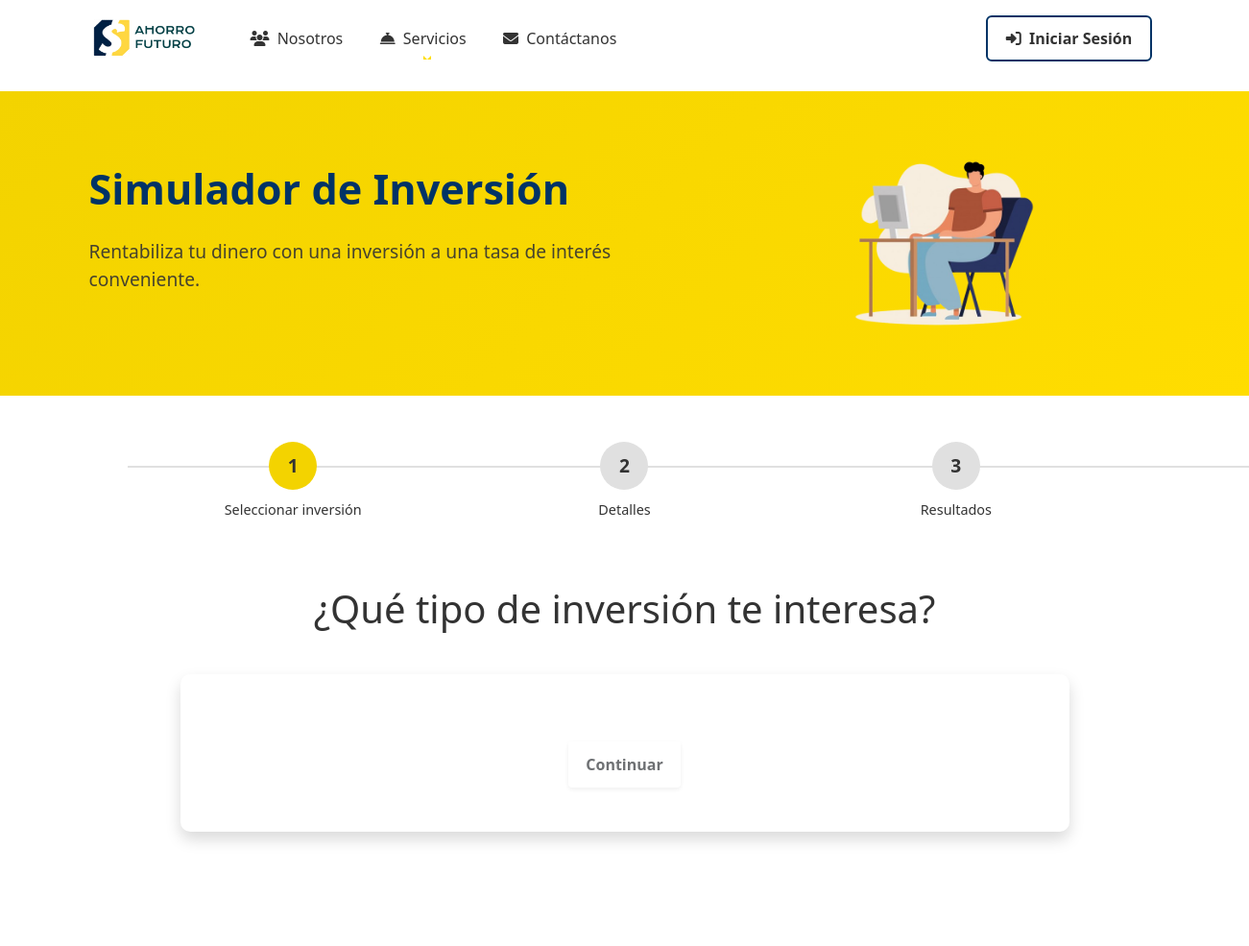
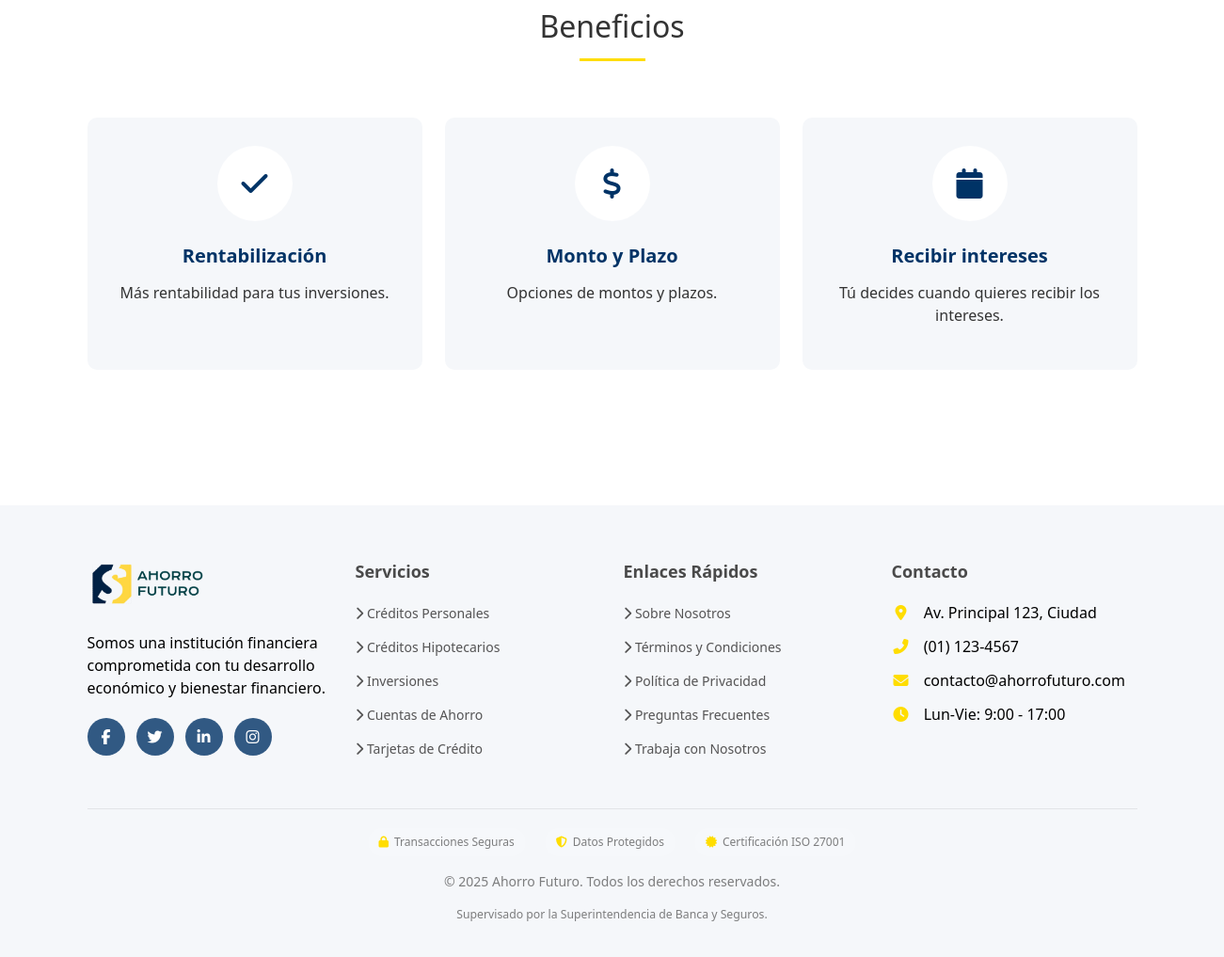
Page /inversiones/simulador-inversion/ on the earlier database version (2 pictures, top to bottom).
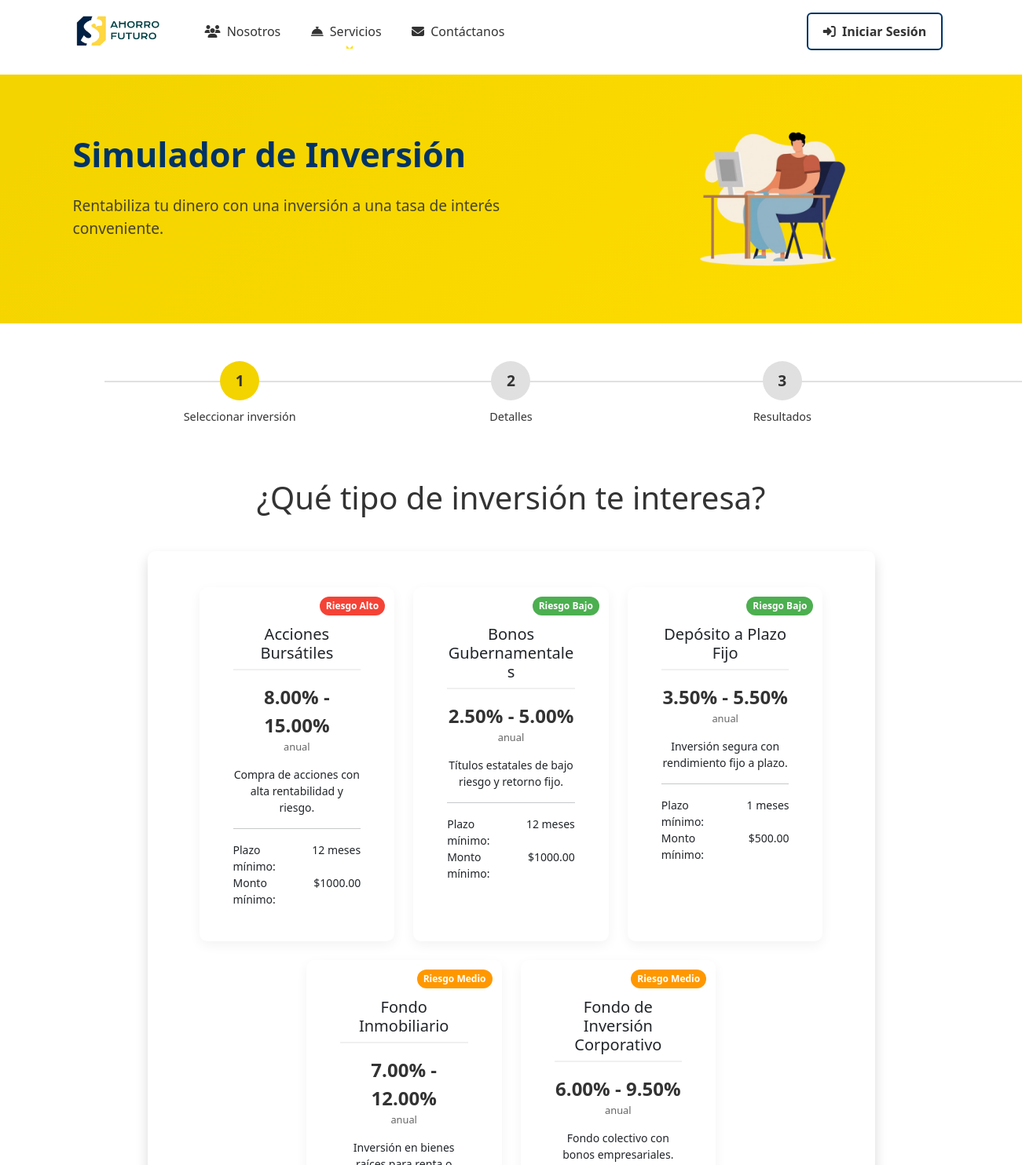
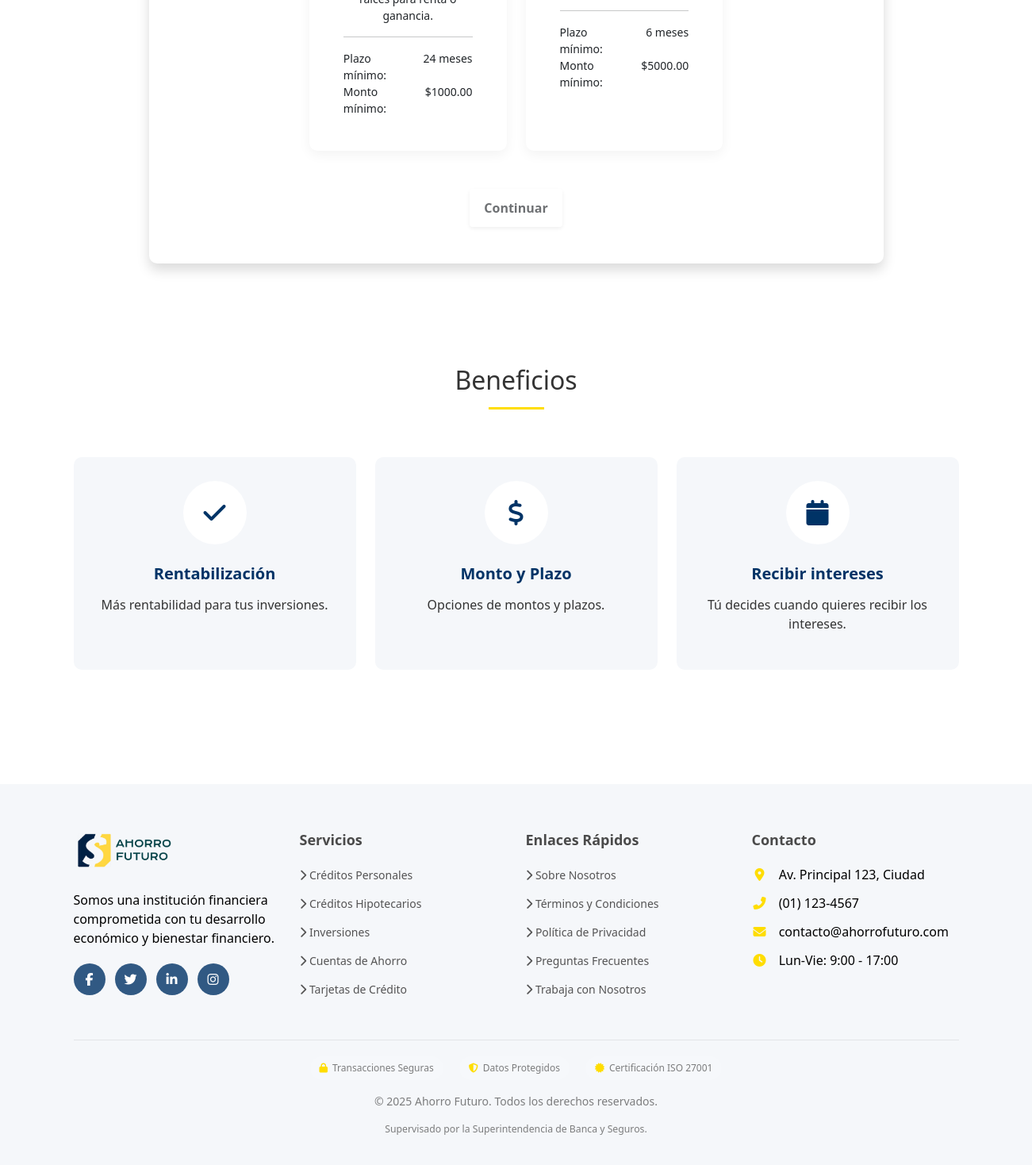
Same page on the later database version (2 pictures, top to bottom).
### apps/inversiones/models.py (models this page shows, shortened)
class TipoInversion(models.Model):
    nombre = models.CharField(max_length=100)
    descripcion = models.TextField()
    rentabilidad_anual_minima = models.DecimalField(max_digits=5, decimal_places=2)
    rentabilidad_anual_maxima = models.DecimalField(max_digits=5, decimal_places=2)
    plazo_minimo = models.IntegerField(help_text="Plazo mínimo en meses")
    plazo_maximo = models.IntegerField(help_text="Plazo máximo en meses")
    monto_minimo = models.DecimalField(max_digits=10, decimal_places=2)
    monto_maximo = models.DecimalField(max_digits=10, decimal_places=2)
    riesgo = models.CharField(max_length=20, choices=[
        ('BAJO', 'Bajo'),
        ('MEDIO', 'Medio'),
        ('ALTO', 'Alto')
    ])
    es_activo = models.BooleanField(default=True)
    fecha_creacion = models.DateTimeField(auto_now_add=True)
    class Meta:
        verbose_name = "Tipo de Inversión"
        verbose_name_plural = "Tipos de Inversión"

### apps/inversiones/views.py (the view)
# urls.py: path('simulador-inversion/', views.simulador_inversion, name='simulador_inversion'),
def simulador_inversion(request):
    tipos_inversion = TipoInversion.objects.filter(es_activo=True).order_by('nombre')
    form = SimuladorInversionForm()
    context = {
        'tipos_inversion': tipos_inversion,
        'form': form,
    }
    return render(request, 'inversiones/simulador_inversion.html', context)

### apps/inversiones/templates/inversiones/simulador_inversion.html (shortened to what this page needs)
{% extends 'base_page.html' %}
{% load static %}
{% load crispy_forms_tags %}
{% block extra_css %}
    <link rel="stylesheet" href="{% static 'styles/inversion.css' %}">
{% endblock %}
{% block content %}
<section class="simulador-section">
    <div class="container">
        <div class="row align-items-center">
            <div class="col-lg-7 simulador-content">
                <h1 class="simulador-title"><span style="color: var(--pichincha-blue);">Simulador de Inversión</span></h1>
                <p class="simulador-subtitle">Rentabiliza tu dinero con una inversión a una tasa de interés conveniente.</p>
            </div>
            <div class="col-lg-5 d-none d-lg-block">
                <div class="simulador_ilustracion">
                    <img src="{% static 'assets/img/Banners/simulador_banner.png' %}" alt="Ilustracion">
                </div>
            </div>
        </div>
    </div>
</section>
<div class="container my-5">
    <div class="stepper-wrapper mb-4" id="investment-stepper">
        <div class="stepper-item active" data-step="1">
            <span class="step-counter">1</span>
            <div class="step-name">Seleccionar inversión</div>
        </div>
        <div class="stepper-item" data-step="2">
            <span class="step-counter">2</span>
            <div class="step-name">Detalles</div>
        </div>
        <div class="stepper-item" data-step="3">
            <span class="step-counter">3</span>
            <div class="step-name">Resultados</div>
        </div>
    </div>
</div>
<div class="container my-5">
    <h1 class="text-center mb-4 detalle_credito-title">¿Qué tipo de inversión te interesa?</h1>
    <div class="row justify-content-center">
        <div class="col-md-10">
            <div class="card shadow">
                <div class="card-body">
                    <form id="formulario-simulador-inversion">
                        <div class="step-content active" id="step-1">
                            <div class="row justify-content-center">
                                {% for tipo in tipos_inversion %}
                                <div class="col-md-4 mb-4">
                                    <div class="card tipo-inversion-card" data-id="{{ tipo.id }}">
                                        <div class="card-body text-center">
                                            <div class="risk-indicator risk-{{ tipo.riesgo|lower }}">
                                                <span>Riesgo {{ tipo.riesgo|title }}</span>
                                            </div>
                                            <h5 class="card-title">{{ tipo.nombre }}</h5>
                                            <p class="rentabilidad">
                                                <span class="porcentaje">{{ tipo.rentabilidad_anual_minima }}% - {{ tipo.rentabilidad_anual_maxima }}%</span>
                                                <span class="periodo">anual</span>
                                            </p>
                                            <p class="card-text small">{{ tipo.descripcion|truncatechars:100 }}</p>
                                            <hr>
                                            <div class="caracteristicas small">
                                                <div class="row">
                                                    <div class="col-6 text-start">Plazo mínimo:</div>
                                                    <div class="col-6 text-end">{{ tipo.plazo_minimo }} meses</div>
                                                </div>
                                                <div class="row">
                                                    <div class="col-6 text-start">Monto mínimo:</div>
                                                    <div class="col-6 text-end">${{ tipo.monto_minimo }}</div>
                                                </div>
                                            </div>
                                        </div>
                                    </div>
                                </div>
                                {% endfor %}
                            </div>
                            <div class="text-center mt-4">
                                <button type="button" class="btn btn-yellow btn-continue" data-next="2" disabled>Continuar</button>
                            </div>
                        </div>
                    </form>
                </div>
            </div>
        </div>
    </div>
</div>
<section class="feature-section">
    <div class="container">
        <h2 class="section-title">Beneficios</h2>
        <div class="row">
            <div class="col-md-4 mb-4">
                <div class="feature-card">
                    <div class="feature-icon">
                        <i class="fa fa-check"></i>
                    </div>
                    <h3 class="feature-title">Rentabilización</h3>
                    <p>Más rentabilidad para tus inversiones.</p>
                </div>
            </div>
            <div class="col-md-4 mb-4">
                <div class="feature-card">
                    <div class="feature-icon">
                        <i class="fa fa-usd"></i>
                    </div>
                    <h3 class="feature-title">Monto y Plazo</h3>
                    <p>Opciones de montos y plazos.</p>
                </div>
            </div>
            <div class="col-md-4 mb-4">
                <div class="feature-card">
                    <div class="feature-icon">
                        <i class="fa fa-calendar"></i>
                    </div>
                    <h3 class="feature-title">Recibir intereses</h3>
                    <p>Tú decides cuando quieres recibir los intereses.</p>
                </div>
            </div>
        </div>
    </div>
</section>
{% endblock %}

### templates/base_page.html (shortened to what this page needs)
{% load static %}
<!DOCTYPE html>
<html lang="es">
<head>
    <link href="https://cdn.jsdelivr.net/npm/bootstrap@5.3.2/dist/css/bootstrap.min.css" rel="stylesheet">
    <link rel="stylesheet" href="https://cdnjs.cloudflare.com/ajax/libs/font-awesome/6.4.2/css/all.min.css">
    <link rel="stylesheet" href="{% static 'styles/page.css' %}">
    {% block extra_css %}{% endblock %}
</head>
<body>
    <nav class="navbar navbar-expand-lg navbar-light">
        <div class="container">
            <a class="navbar-brand" href="{% url 'inicio' %}">
                <img src="{% static 'assets/img/Logos/logotipo.png' %}" alt="Ahorro Futuro Logo">
            </a>
            <div class="collapse navbar-collapse" id="navbarNav">
                <ul class="navbar-nav me-auto">
                    <li class="nav-item">
                        <a class="nav-link" href="{% url 'nosotros' %}">
                            <i class="fas fa-users me-1"></i> Nosotros
                        </a>
                    </li>
                    <li class="nav-item dropdown">
                        <a class="nav-link dropdown-toggle" href="#" id="inversionesDropdown" role="button" data-bs-toggle="dropdown">
                            <i class="fas fa-concierge-bell me-1"></i> Servicios
                        </a>
                    </li>
                    <li class="nav-item">
                        <a class="nav-link" href="{% url 'contacto' %}">
                            <i class="fas fa-envelope me-1"></i> Contáctanos
                        </a>
                    </li>
                </ul>
                <ul class="navbar-nav ms-auto">
                    {% if user.is_authenticated %}
                        {% if user.es_admin %}
                            <li class="nav-item">
                                <a class="nav-link" href="{% url 'admin_dashboard' %}">
                                    <i class="fas fa-tachometer-alt me-1"></i> Panel Admin
                                </a>
                            </li>
                        {% else %}
                            <li class="nav-item">
                                <a class="nav-link" href="{% url 'client_dashboard' %}">
                                    <i class="fas fa-home me-1"></i> Mi Panel
                                </a>
                            </li>
                        {% endif %}
                        <li class="nav-item dropdown">
                            <a class="nav-link dropdown-toggle" href="#" id="navbarDropdown" role="button" data-bs-toggle="dropdown">
                                <i class="fas fa-user-circle me-1"></i> {{ user.username }}
                            </a>
                            <ul class="dropdown-menu dropdown-menu-end">
                                <li><a class="dropdown-item" href="#"><i class="fas fa-user me-2"></i> Mi Perfil</a></li>
                                <li><a class="dropdown-item" href="#"><i class="fas fa-cog me-2"></i> Configuración</a></li>
                                <li><a class="dropdown-item" href="#"><i class="fas fa-bell me-2"></i> Notificaciones</a></li>
                                <li><hr class="dropdown-divider"></li>
                                <li>
                                    <form id="logout-form" method="post" action="{% url 'logout' %}" style="display: none;">
                                        {% csrf_token %}
                                    </form>
                                    <a class="dropdown-item" href="#" onclick="document.getElementById('logout-form').submit();">
                                        <i class="fas fa-sign-out-alt me-2"></i> Cerrar Sesión
                                    </a>
                                </li>
                            </ul>
                        </li>
                    {% else %}
                        <li class="nav-item me-2">
                            <a class="nav-link btn btn-outline-blue" href="{% url 'login' %}">
                                <i class="fas fa-sign-in-alt me-1"></i> Iniciar Sesión
                            </a>
                        </li>
                    {% endif %}
                </ul>
            </div>
        </div>
    </nav>
    <div class="main-container">
        {% block content %}{% endblock %}
    </div>
    <footer>
        <div class="container">
            <div class="row">
                <div class="col-md-3 col-sm-6 mb-4 mb-md-0">
                    <img src="{% static 'assets/img/Logos/logotipo.png' %}" alt="Ahorro Futuro Logo" class="mb-4" style="height: 50px;">
                    <p class="mb-3">Somos una institución financiera comprometida con tu desarrollo económico y bienestar financiero.</p>
                    <div class="footer-social">
                        <a href="#"><i class="fab fa-facebook-f"></i></a>
                        <a href="#"><i class="fab fa-twitter"></i></a>
                        <a href="#"><i class="fab fa-linkedin-in"></i></a>
                        <a href="#"><i class="fab fa-instagram"></i></a>
                    </div>
                </div>
                <div class="col-md-3 col-sm-6 mb-4 mb-md-0">
                    <h5 class="footer-title">Servicios</h5>
                    <ul class="footer-links">
                        <li><a href="#"><i class="fas fa-chevron-right"></i> Créditos Personales</a></li>
                        <li><a href="#"><i class="fas fa-chevron-right"></i> Créditos Hipotecarios</a></li>
                        <li><a href="#"><i class="fas fa-chevron-right"></i> Inversiones</a></li>
                        <li><a href="#"><i class="fas fa-chevron-right"></i> Cuentas de Ahorro</a></li>
                        <li><a href="#"><i class="fas fa-chevron-right"></i> Tarjetas de Crédito</a></li>
                    </ul>
                </div>
                <div class="col-md-3 col-sm-6 mb-4 mb-md-0">
                    <h5 class="footer-title">Enlaces Rápidos</h5>
                    <ul class="footer-links">
                        <li><a href="#"><i class="fas fa-chevron-right"></i> Sobre Nosotros</a></li>
                        <li><a href="#"><i class="fas fa-chevron-right"></i> Términos y Condiciones</a></li>
                        <li><a href="#"><i class="fas fa-chevron-right"></i> Política de Privacidad</a></li>
                        <li><a href="#"><i class="fas fa-chevron-right"></i> Preguntas Frecuentes</a></li>
                        <li><a href="#"><i class="fas fa-chevron-right"></i> Trabaja con Nosotros</a></li>
                    </ul>
                </div>
                <div class="col-md-3 col-sm-6 mb-4 mb-md-0">
                    <h5 class="footer-title">Contacto</h5>
                    <ul class="footer-links footer-contact">
                        <li><i class="fas fa-map-marker-alt"></i> Av. Principal 123, Ciudad</li>
                        <li><i class="fas fa-phone-alt"></i> (01) 123-4567</li>
                        <li><i class="fas fa-envelope"></i> contacto@ahorrofuturo.com</li>
                        <li><i class="fas fa-clock"></i> Lun-Vie: 9:00 - 17:00</li>
                    </ul>
                </div>
            </div>
            <div class="footer-bottom">
                <div class="d-flex flex-wrap justify-content-center mb-3">
                    <div class="security-badge"><i class="fas fa-lock"></i> Transacciones Seguras</div>
                    <div class="security-badge"><i class="fas fa-shield-alt"></i> Datos Protegidos</div>
                    <div class="security-badge"><i class="fas fa-certificate"></i> Certificación ISO 27001</div>
                </div>
                <p>&copy; {% now "Y" %} Ahorro Futuro. Todos los derechos reservados.</p>
                <p class="small">Supervisado por la Superintendencia de Banca y Seguros.</p>
            </div>
        </div>
    </footer>
</body>
</html>

Differences in the rows shown:
added TipoInversion: riesgo "Alto", nombre "Acciones Bursátiles", rentabilidad_anual_minima "8.00", rentabilidad_anual_maxima "15.00", descripcion "Compra de acciones con alta rentabilidad y riesgo.", plazo_minimo "12", monto_minimo "1000.00"
added TipoInversion: riesgo "Bajo", nombre "Bonos Gubernamentales", rentabilidad_anual_minima "2.50", rentabilidad_anual_maxima "5.00", descripcion "Títulos estatales de bajo riesgo y retorno fijo.", plazo_minimo "12", monto_minimo "1000.00"
added TipoInversion: riesgo "Bajo", nombre "Depósito a Plazo Fijo", rentabilidad_anual_minima "3.50", rentabilidad_anual_maxima "5.50", descripcion "Inversión segura con rendimiento fijo a plazo.", plazo_minimo "1", monto_minimo "500.00"
added TipoInversion: riesgo "Medio", nombre "Fondo Inmobiliario", rentabilidad_anual_minima "7.00", rentabilidad_anual_maxima "12.00", descripcion "Inversión en bienes raíces para renta o ganancia.", plazo_minimo "24", monto_minimo "1000.00"
added TipoInversion: riesgo "Medio", nombre "Fondo de Inversión Corporativo", rentabilidad_anual_minima "6.00", rentabilidad_anual_maxima "9.50", descripcion "Fondo colectivo con bonos empresariales.", plazo_minimo "6", monto_minimo "5000.00"
